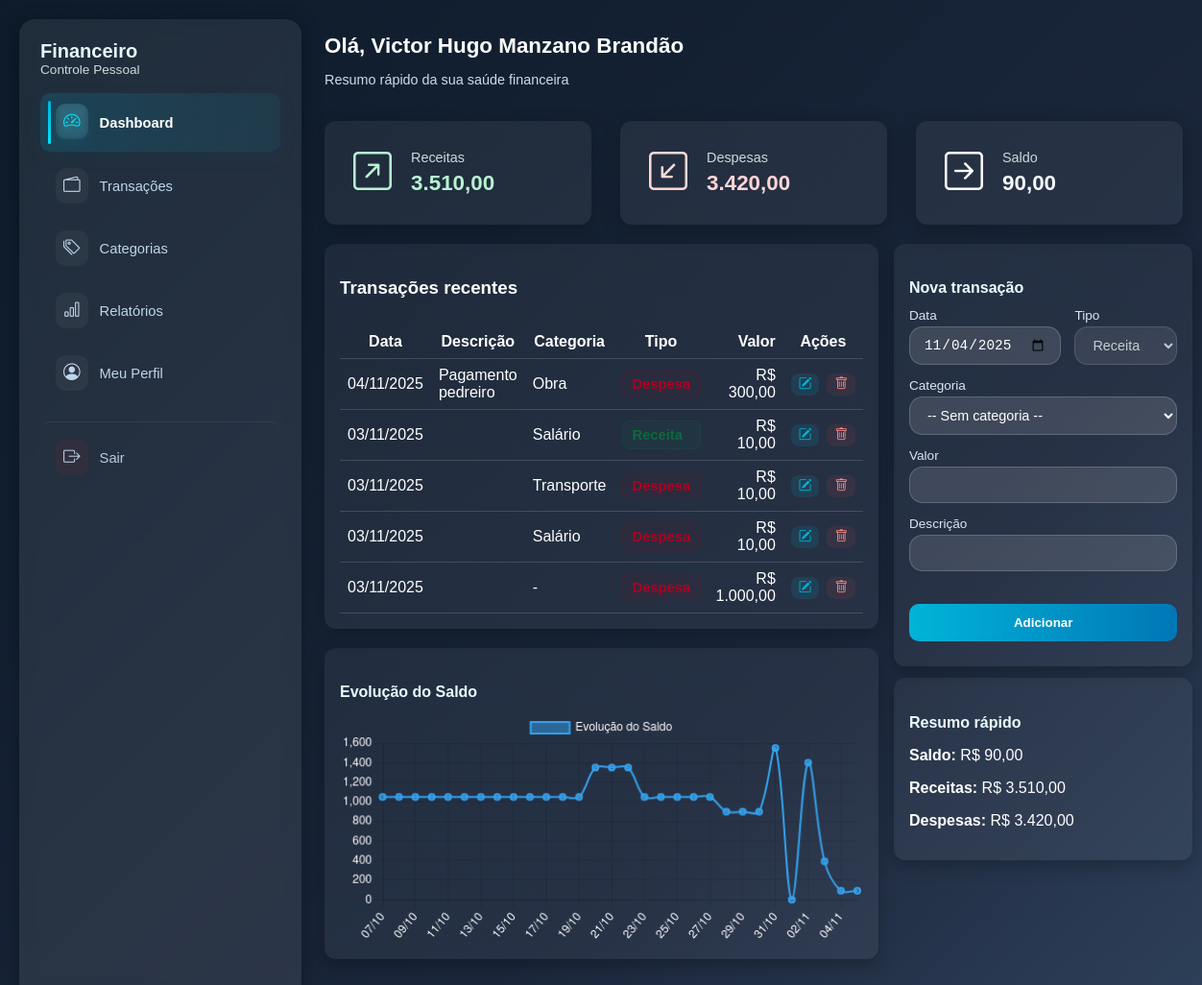
Page /dashboard.php (signed in) on the committed database.
### tables this page shows
CREATE TABLE `transacoes` (
  `id` int(11) NOT NULL,
  `usuario_id` int(11) NOT NULL,
  `categoria_id` int(11) DEFAULT NULL,
  `tipo` enum('receita','despesa') NOT NULL,
  `descricao` varchar(255) NOT NULL,
  `valor` decimal(10,2) NOT NULL CHECK (`valor` >= 0),
  `data_transacao` date NOT NULL,
  `criado_em` timestamp NOT NULL DEFAULT current_timestamp()
);

CREATE TABLE `categorias` (
  `id` int(11) NOT NULL,
  `usuario_id` int(11) DEFAULT NULL,
  `nome` varchar(80) NOT NULL,
  `cor` varchar(7) DEFAULT NULL,
  `tipo` enum('receita','despesa') NOT NULL,
  `criado_em` timestamp NOT NULL DEFAULT current_timestamp()
);

### dashboard.php (the view, shortened to what this page needs)
<?php
require_once 'includes/db_connect.php';
$usuario_id = $_SESSION['usuario_id'] ?? 1;
$usuario_nome = $_SESSION['usuario_nome'] ?? 'Usuário';
$resumoStmt = $pdo->prepare("
    SELECT
       SUM(CASE WHEN tipo = 'receita' THEN valor ELSE 0 END) AS total_receitas,
       SUM(CASE WHEN tipo = 'despesa' THEN valor ELSE 0 END) AS total_despesas
    FROM transacoes
    WHERE usuario_id = ?
");
$resumoStmt->execute([$usuario_id]);
$resumo = $resumoStmt->fetch(PDO::FETCH_ASSOC);
$total_receitas = floatval($resumo['total_receitas'] ?? 0);
$total_despesas = floatval($resumo['total_despesas'] ?? 0);
$saldo = $total_receitas - $total_despesas;
try {
    $catStmt = $pdo->prepare("
    SELECT id, nome, tipo
    FROM categorias
    WHERE usuario_id IS NULL OR usuario_id = ?
    ORDER BY nome
");
$catStmt->execute([$usuario_id]);
$categorias = $catStmt->fetchAll(PDO::FETCH_ASSOC);
} catch (Exception $e) {
    $categorias = [];
}
$txStmt = $pdo->prepare("
    SELECT t.id, t.tipo, t.descricao, t.valor, t.data_transacao, c.nome AS categoria
    FROM transacoes t
    LEFT JOIN categorias c ON t.categoria_id = c.id
    WHERE t.usuario_id = ?
    ORDER BY t.data_transacao DESC, t.id DESC
    LIMIT 5
");
$txStmt->execute([$usuario_id]);
$transacoes = $txStmt->fetchAll(PDO::FETCH_ASSOC);
$editMode = false;
$editarRegistro = null;
?>
<!doctype html>
<html lang="pt-BR">
<head>
  <link rel="stylesheet" href="assets/css/dashboard.css">
  <link rel="stylesheet" href="https://cdn.jsdelivr.net/npm/bootstrap-icons@1.13.1/font/bootstrap-icons.min.css">
</head>
<body>
  <div class="app-layout">
    <aside class="sidebar">
      <div class="brand"><div class="logo">Financeiro</div><div class="small">Controle Pessoal</div></div>
      <?php
$current = basename($_SERVER['PHP_SELF']);
?>
<nav class="nav">
  <a class="nav-item <?= $current === 'dashboard.php' ? 'active' : '' ?>" href="dashboard.php">
    <i class="bi bi-speedometer2"></i> Dashboard
  </a>
  <a class="nav-item <?= $current === 'transacoes.php' ? 'active' : '' ?>" href="transacoes.php">
    <i class="bi bi-wallet2"></i> Transações
  </a>
  <a class="nav-item <?= $current === 'categorias.php' ? 'active' : '' ?>" href="categorias.php">
    <i class="bi bi-tags"></i> Categorias
  </a>
  <a class="nav-item <?= $current === 'relatorios.php' ? 'active' : '' ?>" href="relatorios.php">
    <i class="bi bi-bar-chart"></i> Relatórios
  </a>
  <a class="nav-item <?= $current === 'perfil.php' ? 'active' : '' ?>" href="perfil.php">
    <i class="bi bi-person-circle"></i> Meu Perfil
  </a>
  <a class="nav-item logout <?= $current === 'logout.php' ? 'active' : '' ?>" href="logout.php">
    <i class="bi bi-box-arrow-right"></i> Sair
  </a>
</nav>
    </aside>
    <main class="main">
      <header class="topbar">
        <div class="welcome">
          <h1>Olá, <span class="username"><?= htmlspecialchars($usuario_nome) ?></span></h1>
          <p class="muted">Resumo rápido da sua saúde financeira</p>
        </div>
      </header>
      <section class="hero-cards">
        <div class="card-hero card-receitas" style="color: white;">
        <div class="card-content">
            <div class="card-icon receita">
                <i class="bi bi-arrow-up-right-square"></i>
            </div>
            <div class="card-info">
                <div class="card-head">Receitas</div>
                <div class="card-value"><?= number_format($total_receitas, 2, ',', '.') ?></div>
            </div>
        </div>
    </div>
        <div class="card-hero card-despesas" style="color: white;">
        <div class="card-content">
            <div class="card-icon despesas" >
                <i class="bi bi-arrow-down-left-square"></i>
            </div>
            <div class="card-info">
                <div class="card-head">Despesas</div>
                <div class="card-value"><?= number_format($total_despesas, 2, ',', '.') ?></div>
            </div>
        </div>
    </div>
        <div class="card-hero card-balance" style="color: white;">
        <div class="card-content">
            <div class="card-icon saldo">
                <i class="bi bi-arrow-right-square"></i>
            </div>
            <div class="card-info">
                <div class="card-head">Saldo</div>
                <div class="card-value"><?= number_format($saldo, 2, ',', '.') ?></div>
            </div>
        </div>
        </div>
      </section>
      <div class="content-grid" style="display:flex;gap:16px;">
        <section class="center-col" style="flex:1;">
          <div class="panel">
            <div class="panel-header" style="display:flex;justify-content:space-between;align-items:center;">
              <h3>Transações recentes</h3>
            </div>
            <div class="table-responsive">
              <table class="table">
                <thead>
                  <tr>
                    <th>Data</th>
                    <th>Descrição</th>
                    <th>Categoria</th>
                    <th>Tipo</th>
                    <th class="align-right">Valor</th>
                    <th>Ações</th>
                  </tr>
                </thead>
                <tbody>
                  <?php if (!empty($transacoes)): ?>
                    <?php foreach ($transacoes as $t): ?>
                      <tr data-id="<?= $t['id'] ?>">
                        <td><?= date('d/m/Y', strtotime($t['data_transacao'])) ?></td>
                        <td><?= htmlspecialchars($t['descricao']) ?></td>
                        <td><?= htmlspecialchars($t['categoria'] ?? '-') ?></td>
                        <td>
              <span class="tx-tipo <?= $t['tipo'] ?>">
                <?= ucfirst($t['tipo']) ?>
              </span>
            </td>
                        <td class="align-right">R$ <?= number_format($t['valor'], 2, ',', '.') ?></td>
                        <td>
              <div class="table-action">
                <a href="dashboard.php?action=edit&id=<?= $t['id'] ?>" class="btn-edit btn-mini" data-tooltip="Editar transação">
                  <i class="bi bi-pencil-square"></i>
                </a>
                <form method="post" action="dashboard.php" style="display:inline;" onsubmit="return confirm('Excluir transação?');">
                  <button class="btn-delete btn-mini" data-tooltip="Excluir Transação">
                    <i class="bi bi-trash"></i>
                  </button>
                </form>
              </div>
            </td>
                      </tr>
                    <?php endforeach; ?>
                  <?php else: ?>
                    <tr><td colspan="6" class="text-center">Nenhuma transação encontrada.</td></tr>
                  <?php endif; ?>
                </tbody>
              </table>
            </div>
          </div>
          <div class="panel" style="margin-top:20px;">
              <h4>Evolução do Saldo</h4>
              <canvas id="chartSaldo" style="height:240px;"></canvas>
            </div>
        </section>
        <aside class="right-col" style="width:360px;">
          <div class="panel" style="margin-bottom:12px;">
            <h4><?= $editMode ? 'Editar transação' : 'Nova transação' ?></h4>
            <?php if ($editMode && $editarRegistro): ?>
              <form method="post">
                <input type="hidden" name="acao" value="editar">
                <input type="hidden" name="id" value="<?= intval($editarRegistro['id']) ?>">
                <div class="grid-form">
                  <label>Data <input class="input-panel" type="date" name="data" data-tooltip="Insira a data" value="<?= htmlspecialchars($editarRegistro['data_transacao']) ?>" required></label>
                  <label>Tipo
                    <select name="tipo_display" class="input-panel-tip tipo-disabled" disabled aria-disabled="true">
                      <option value="receita">Receita</option>
                      <option value="despesa">Despesa</option>
                    </select>
  <input type="hidden" name="tipo" value="<?= isset($editarRegistro) ? htmlspecialchars($editarRegistro['tipo']) : 'despesa' ?>">
</label>
                  <label>Categoria
                    <select name="categoria_id" class="input-panel-cat">
                      <option value="">-- Sem categoria --</option>
                      <?php foreach ($categorias as $c): ?>
  <option value="<?= $c['id'] ?>"
          data-tipo="<?= htmlspecialchars($c['tipo']) ?>"
          <?= ($editarRegistro['categoria_id'] == $c['id']) ? 'selected' : '' ?>>
    <?= htmlspecialchars($c['nome']) ?>
  </option>
<?php endforeach; ?>
                    </select>
                  </label>
                  <label>Valor <input class="input-panel"  type="number" step="0.01" name="valor" value="<?= number_format($editarRegistro['valor'], 2, '.', '') ?>" required></label>
                  <label>Descrição <input class="input-panel" type="text" name="descricao" value="<?= htmlspecialchars($editarRegistro['descricao']) ?>"></label>
                  <div style="display:flex;gap:8px;">
                    <button type="submit" class="btn-custom" data-tooltip="Salvar Alteração">Salvar</button>
                    <button href="dashboard.php" class="btn-custom" id="cancela" data-tooltip="Cancelar Alteração">Cancelar</button>
                  </div>
                </div>
              </form>
            <?php else: ?>
              <form method="post">
                <div class="grid-form">
                  <label>Data <input class="input-panel" type="date" name="data" value="<?= date('Y-m-d') ?>" required></label>
                  <label>Tipo
                  <select name="tipo_display" class="input-panel-tip tipo-disabled" disabled aria-disabled="true">
                    <option value="receita">Receita</option>
                  </select>
                </label>
                  <label>Categoria
                    <select name="categoria_id" class="input-panel-cat">
                      <option value="">-- Sem categoria --</option>
                    </select>
                  </label>
                  <label>Valor
                    <input  class="input-panel" type="number" step="0.01" name="valor" value="" required></label>
                    <label>Descrição
                    <input class="input-panel" type="text" name="descricao" value=""></label>
                  <div class="div-button">
                    <button type="submit" class="btn-custom" data-tooltip="Adicionar transação">Adicionar</button>
                  </div>
                </div>
              </form>
            <?php endif; ?>
          </div>
          <div class="panel">
            <h4>Resumo rápido</h4>
            <p><strong>Saldo:</strong> R$ <?= number_format($saldo, 2, ',', '.') ?></p>
            <p><strong>Receitas:</strong> R$ <?= number_format($total_receitas, 2, ',', '.') ?></p>
            <p><strong>Despesas:</strong> R$ <?= number_format($total_despesas, 2, ',', '.') ?></p>
          </div>
        </aside>
      </div>
    </main>
  </div>
  <?php
$stmtHist = $pdo->prepare("
    SELECT DATE(data_transacao) AS data,
      SUM(CASE WHEN tipo='receita' THEN valor ELSE -valor END) AS impacto
    FROM transacoes
    WHERE usuario_id = ?
    GROUP BY DATE(data_transacao)
    ORDER BY DATE(data_transacao) ASC
");
$stmtHist->execute([$usuario_id]);
$rowsHist = $stmtHist->fetchAll(PDO::FETCH_ASSOC);
$saldoHistorico = [];
$map = [];
foreach ($rowsHist as $r) {
    $key = trim($r['data']);
    $map[$key] = floatval($r['impacto']);
}
if (!empty($rowsHist) && !empty($rowsHist[0]['data'])) {
    $start = strtotime($rowsHist[0]['data']);
} else {
    $start = strtotime(date('Y-m-d'));
}
$end = strtotime('+1 days', strtotime(date('Y-m-d')));
$primeiraData = date('Y-m-d', $start);
$saldoInicialStmt = $pdo->prepare("
    SELECT COALESCE(SUM(CASE WHEN tipo='receita' THEN valor ELSE -valor END), 0) AS ini
    FROM transacoes
    WHERE usuario_id = ? AND DATE(data_transacao) < ?
");
$saldoInicialStmt->execute([$usuario_id, $primeiraData]);
$saldoInicial = floatval($saldoInicialStmt->fetchColumn());
$totalAcu = $saldoInicial;
for ($d = $start; $d <= $end; $d += 86400) {
    $dataAtualYMD = date('Y-m-d', $d);
    if (isset($map[$dataAtualYMD])) {
        $totalAcu += $map[$dataAtualYMD];
    }
    $saldoHistorico[] = [
        'data'  => date('d/m', $d),
        'saldo' => $totalAcu
    ];
}
?>
<script >
const ctx = document.getElementById('chartSaldo').getContext('2d');
const saldoFinal = <?= json_encode($saldo) ?>;
new Chart(ctx, {
  type: 'line',
  data: {
    labels: <?= json_encode(array_column($saldoHistorico,'data')) ?>,
    datasets: [{
      label: 'Evolução do Saldo',
      data: <?= json_encode(array_map('floatval', array_column($saldoHistorico,'saldo'))) ?>,
      tension: 0.35,
      borderWidth: 2
    }]
  },
  options: {
  plugins: {
    legend: { labels: { color: 'white' } },
    annotation: {
      annotations: {
        saldoLine: {
          type: 'line',
          yMin: saldoFinal,
          yMax: saldoFinal,
          borderWidth: 1.5,
          borderColor: 'white', // usa cor padrao do tema (pode ajustar)
          borderDash: [4,4],
          label: {
            display: true,
            content: 'Saldo Final',
            position: 'start',
            backgroundColor: 'rgba(255,255,255,.15)',
            color: 'white'
          }
        }
      }
    }
  },
  scales: {
    x: { ticks: { color: 'white' } },
    y: { ticks: { color: 'white' } }
  }
}
});
</script>
</body>
</html>

### dashboard.php (style rules this page uses)
.align-right { text-align: right; }
.table { width:100%; border-collapse: collapse; }
.table th, .table td { padding:8px;border-bottom:1px solid #eeeeee29; }
.btn-mini { padding: 4px 8px; border-radius: 8px; font-size: 0.85rem; cursor: pointer; }
.panel form label { display: flex; flex-direction: column; gap: 4px; font-weight: 500; font-size: 0.85rem; color: #dce7f3; }
.input-panel, .input-panel-tip, .input-panel-cat { background: rgba(255,255,255,0.12)!important; border: 1px solid rgba(255,255,255,0.18)!important; border-radius: 14px!important; padding: 10px 14px!important; font-size: .9rem; color: #fff!important; transition: 0.25s!important; outline: none; }
.tipo-disabled { cursor: not-allowed; }
.grid-form { display:grid; grid-template-columns: 1fr 1fr; gap:14px; width:100%; margin-top:10px; }
@media (min-width:460px) { .grid-form { grid-template-columns: 1fr 1fr; } }
@media (min-width:460px) { .grid-form label:nth-child(n+3) { grid-column:1 / span 2; } }
.grid-form label:nth-child(n+3) { grid-column: 1 / span 2; }
.grid-form > div:last-child { grid-column: 1 / span 2; width:100%; display:block; }
.btn-custom { width:100% !important; }
.input-panel-cat option, .input-panel-tip option { background: #0d1b2a; color: #eafdff; padding: 10px; border-bottom: 1px solid rgba(255,255,255,0.06); font-size: .9rem; }

### rows in the picture
transacoes: data_transacao "04/11/2025", descricao "Pagamento pedreiro", categoria.nome "Obra", valor "300,00"
transacoes: data_transacao "03/11/2025", categoria.nome "Salário", tipo "Receita", valor "10,00"
transacoes: data_transacao "03/11/2025", categoria.nome "Transporte", valor "10,00"
transacoes: data_transacao "03/11/2025", categoria.nome "Salário", valor "10,00"
transacoes: data_transacao "03/11/2025", categoria "-", valor "1.000,00"

### other values in the picture
$usuario_nome "Victor Hugo Manzano Brandão"
$total_receitas "3.510,00"
$total_despesas "3.420,00"
$saldo "90,00"
